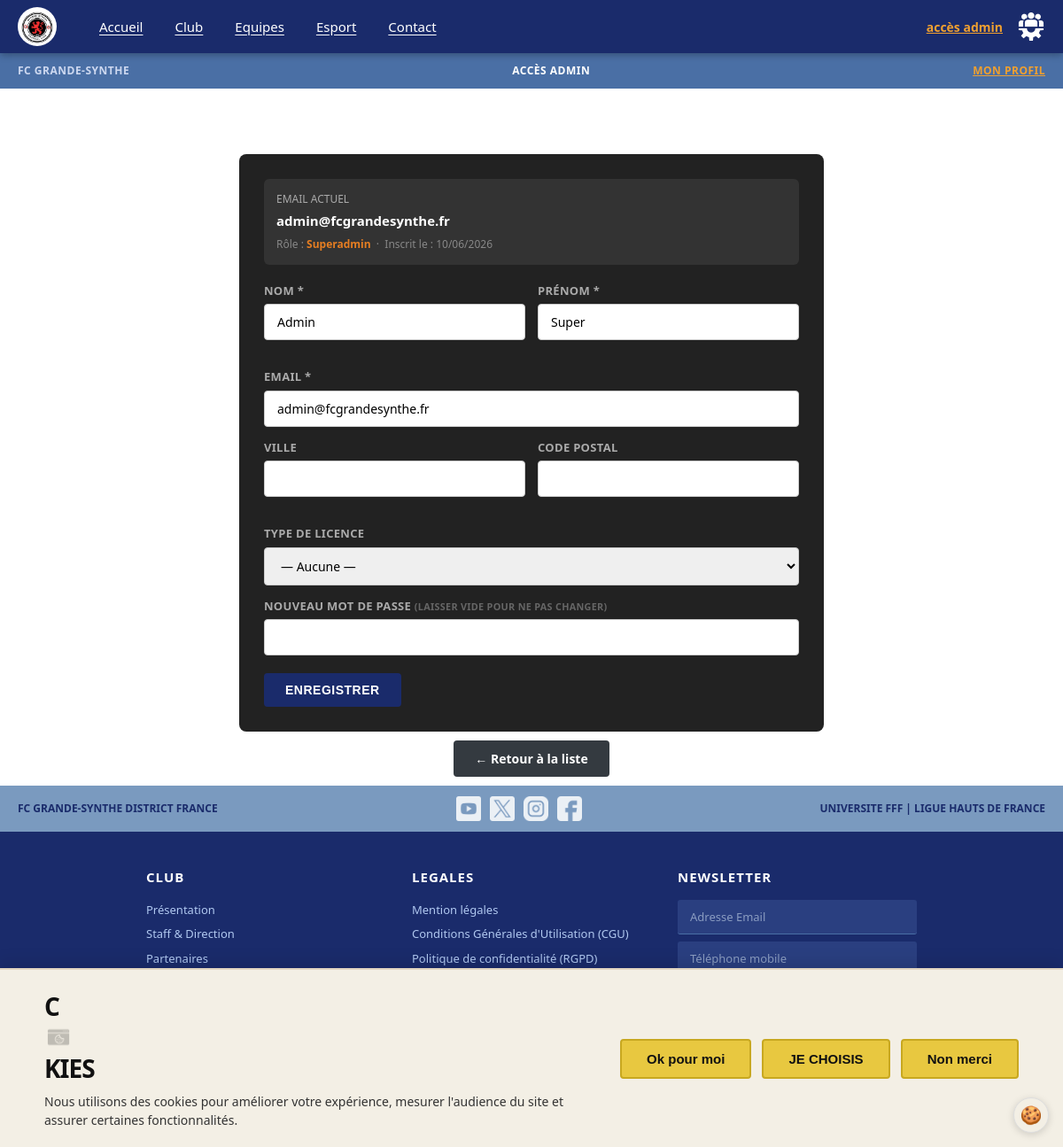
Screenshot of /admin/edit-accounts?id=1 (signed in) with the database file from the repository.
### tables this page shows
CREATE TABLE IF NOT EXISTS users (
    id INT UNSIGNED AUTO_INCREMENT PRIMARY KEY,
    nom VARCHAR(100) NOT NULL,
    prenom VARCHAR(100) NOT NULL,
    email VARCHAR(255) NOT NULL UNIQUE,
    password VARCHAR(255) NOT NULL,
    role ENUM('user','admin','superadmin') NOT NULL DEFAULT 'user',
    date_naissance DATE DEFAULT NULL,
    ville VARCHAR(100),
    code_postal VARCHAR(10),
    type_license ENUM('seniors','enfants','dirigeant','arbitre','educateur_federal') DEFAULT NULL,
    frais_annexes DECIMAL(8,2) DEFAULT 0.00,
    cotisations DECIMAL(8,2) DEFAULT 0.00,
    photo_recto VARCHAR(255) DEFAULT NULL,
    photo_verso VARCHAR(255) DEFAULT NULL,
    remember_token VARCHAR(64) DEFAULT NULL,
    derniere_connexion DATETIME DEFAULT NULL,
    created_at DATETIME DEFAULT CURRENT_TIMESTAMP,
    updated_at DATETIME DEFAULT CURRENT_TIMESTAMP ON UPDATE CURRENT_TIMESTAMP
);

### config/database.php (called while the page is built)
<?php
class Database {
    private static ?PDO $instance = null;
    public static function getConnection(): PDO {
        if (self::$instance === null) {
            $dsn = 'mysql:host=' . DB_HOST . ';dbname=' . DB_NAME . ';charset=' . DB_CHARSET;
            $options = [
                PDO::ATTR_ERRMODE            => PDO::ERRMODE_EXCEPTION,
                PDO::ATTR_DEFAULT_FETCH_MODE => PDO::FETCH_ASSOC,
                PDO::ATTR_EMULATE_PREPARES   => false,
            ];
            try {
                self::$instance = new PDO($dsn, DB_USER, DB_PASS, $options);
            } catch (PDOException $e) {
                die('Erreur de connexion à la base de données : ' . $e->getMessage());
            }
        }
        return self::$instance;
    }
}
function db(): PDO {
    return Database::getConnection();
}

### includes/functions.php (called while the page is built, shortened)
<?php
function h(mixed $value): string {
    return htmlspecialchars((string)$value, ENT_QUOTES | ENT_HTML5, 'UTF-8');
}

### admin/edit-accounts.php (the view, shortened to what this page needs)
<?php
$userId = isset($_GET['id']) ? (int)$_GET['id'] : 0;
$stmt = db()->prepare('SELECT * FROM users WHERE id=?');
$stmt->execute([$userId]);
$editUser = $stmt->fetch();
require_once __DIR__ . '/../partials/header.php';
?>
<div style="padding:20px;max-width:700px;margin:0 auto;">
    <h1 style="color:white;text-align:center;font-size:20px;font-weight:800;text-transform:uppercase;letter-spacing:2px;margin-bottom:24px;">
    </h1>
    <div style="background:#222;border-radius:8px;padding:28px;margin-bottom:20px;">
        <div style="margin-bottom:20px;padding:14px;background:#333;border-radius:6px;">
            <div style="color:#aaa;font-size:12px;text-transform:uppercase;margin-bottom:4px;">Email actuel</div>
            <div style="color:white;font-size:15px;font-weight:600;"><?= h($editUser['email']) ?></div>
            <div style="color:#888;font-size:12px;margin-top:6px;">
                Rôle : <span style="color:<?= $editUser['role']==='admin'||$editUser['role']==='superadmin' ? 'var(--orange)' : '#aaa' ?>;font-weight:600;text-transform:capitalize;"><?= h($editUser['role']) ?></span>
                &nbsp;·&nbsp;
                Inscrit le : <?= h(date('d/m/Y', strtotime($editUser['created_at']))) ?>
            </div>
        </div>
        <form method="POST" novalidate>
            <div style="display:grid;grid-template-columns:1fr 1fr;gap:14px;margin-bottom:14px;">
                <div class="form-group">
                    <label class="form-label" style="color:#aaa;">Nom *</label>
                    <input class="form-control" type="text" name="nom" value="<?= h($_POST['nom'] ?? $editUser['nom']) ?>" required>
                </div>
                <div class="form-group">
                    <label class="form-label" style="color:#aaa;">Prénom *</label>
                    <input class="form-control" type="text" name="prenom" value="<?= h($_POST['prenom'] ?? $editUser['prenom']) ?>" required>
                </div>
            </div>
            <div class="form-group" style="margin-bottom:14px;">
                <label class="form-label" style="color:#aaa;">Email *</label>
                <input class="form-control" type="email" name="email" value="<?= h($_POST['email'] ?? $editUser['email']) ?>" required>
            </div>
            <div style="display:grid;grid-template-columns:1fr 1fr;gap:14px;margin-bottom:14px;">
                <div class="form-group">
                    <label class="form-label" style="color:#aaa;">Ville</label>
                    <input class="form-control" type="text" name="ville" value="<?= h($_POST['ville'] ?? $editUser['ville']) ?>">
                </div>
                <div class="form-group">
                    <label class="form-label" style="color:#aaa;">Code postal</label>
                    <input class="form-control" type="text" name="code_postal" value="<?= h($_POST['code_postal'] ?? $editUser['code_postal']) ?>">
                </div>
            </div>
            <div class="form-group" style="margin-bottom:14px;">
                <label class="form-label" style="color:#aaa;">Type de licence</label>
                <select class="form-control" name="type_license">
                    <option value="">— Aucune —</option>
                </select>
            </div>
            <div class="form-group" style="margin-bottom:20px;">
                <label class="form-label" style="color:#aaa;">Nouveau mot de passe <small style="color:#666;">(laisser vide pour ne pas changer)</small></label>
                <input class="form-control" type="password" name="new_password" autocomplete="new-password">
            </div>
            <div style="display:flex;gap:10px;flex-wrap:wrap;">
                <button type="submit" class="btn-primary">Enregistrer</button>
            </div>
        </form>
    </div>
    <div style="text-align:center;">
        <a href="<?= SITE_URL ?>/admin/accounts" class="btn-secondary" style="text-decoration:none;">← Retour à la liste</a>
    </div>
</div>
<?php require_once __DIR__ . '/../partials/footer.php'; ?>

### assets/css/style.css (style rules this page uses)
*, *::before, *::after { box-sizing: border-box; margin: 0; padding: 0; }
:root { --bleu-fc: #1a2b6b; --bleu-dark: #0f1a45; --bleu-med: #1e3a8a; --rouge-fc: #8B1A1A; --rouge-vif: #c0392b; --rouge-esport: #8B1A1A; --orange: #e67e22; --beige: #f5e6d3; --rose-pale: #f5d5d5; --rose-clair: #fce8e8; --gris-clair: #f3f3f3; --gris: #6c757d; --gris-dark: #343a40; --blanc: #ffffff; --noir: #111111; --vert: #2ecc71; --footer-bg: #1a2b6b; --nav-height: 60px; --breadcrumb-height: 40px; }
html { scroll-behavior: smooth; }
body { font-family: 'Segoe UI', Arial, sans-serif; font-size: 14px; color: var(--noir); background: var(--blanc); line-height: 1.5; }
a { text-decoration: none; color: inherit; }
button { cursor: pointer; }
input, textarea, select { font-family: inherit; }
.form-group { margin-bottom: 18px; }
.form-label { display: block; font-size: 13px; font-weight: 600; color: #444; margin-bottom: 5px; text-transform: uppercase; letter-spacing: 0.3px; }
.form-control { width: 100%; border: 1px solid #ccc; border-radius: 4px; padding: 10px 14px; font-size: 14px; transition: border-color 0.2s; }
.btn-primary { background: var(--bleu-fc); color: white; border: none; border-radius: 4px; padding: 11px 24px; font-size: 14px; font-weight: 700; letter-spacing: 0.5px; cursor: pointer; transition: background 0.2s; text-transform: uppercase; }
.btn-secondary { background: var(--gris-dark); color: white; border: none; border-radius: 4px; padding: 11px 24px; font-size: 14px; font-weight: 600; cursor: pointer; transition: background 0.2s; }

### rows the page displays
users: email "admin@fcgrandesynthe.fr", role "Superadmin", created_at "10/06/2026", nom "Admin", prenom "Super"

### other values shown
$breadcrumbCenter "ACCÈS ADMIN"
